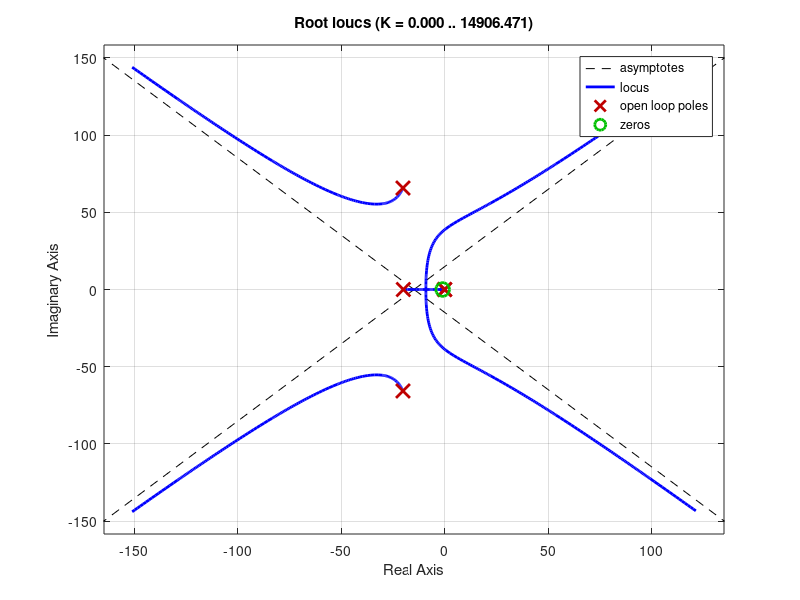

MATLAB code for this plot: (Note: this script raises an error after producing the figure.)
%% Ball on plate - Control Design
% Ball on plate from Chapter 1. A servo motor tilts the plate by the angle
% theta and the ball rolls. Each axis (x and y) is the same, so we design one
% controller and use it for both. The input is the servo angle command
% theta_ref and the output is the ball position x.

clear all
close all

c = 1.09;           % ball acceleration per servo angle [m/s^2/rad] (K_bb in the lab)
K = 1.53;           % servo gain [rad/(V s)]
tau = 0.0248;       % servo time constant [s]
Kp1 = 76.5;         % inner servo loop gain (P control of the servo angle)
s = tf('s');
%%
% Ball: x'' = c sin(theta), linearized X(s)/Theta(s) = c/s^2
%
% Servo with its own P loop: Theta(s)/Theta_ref(s) = Kp1 K/(tau s^2 + s + Kp1 K)

Gball = c/s^2;
Gservo = Kp1*K/(tau*s^2 + s + Kp1*K);
G = Gball*Gservo;
pole(Gservo)
%%
% The servo poles are fast compared to the ball, so G is almost c/s^2. Plot
% the root locus of G:

rlocus(G);
%%
% With C(s) = K the closed loop poles are on the imaginary axis (or in the
% RHP for large K): the ball oscillates and never settles. As for the satellite,
% we need a lead compensator
%
% $$C(s) = K\frac{s+a}{s/b+1}, \qquad b > a$$
%
% For example, let

C = (s+1)/(s/20+1);
rlocus(C*G);
%%
% With a gain of 3 the closed loop poles are all in the LHP

K = 3;
C = K*C;
pzplot(minreal(C*G/(1+C*G)));
%%
% Let's look at the step response (a command to move the ball by 1 m; the
% plate is smaller, but the system is linear)

step(minreal(C*G/(1+C*G)));
%%
% To try this controller in BOP_Realtime_Demo, type this in its C(s) box
%
%   3*(s+1)/(s/20+1)

[numC, denC] = tfdata(C, 'v')
